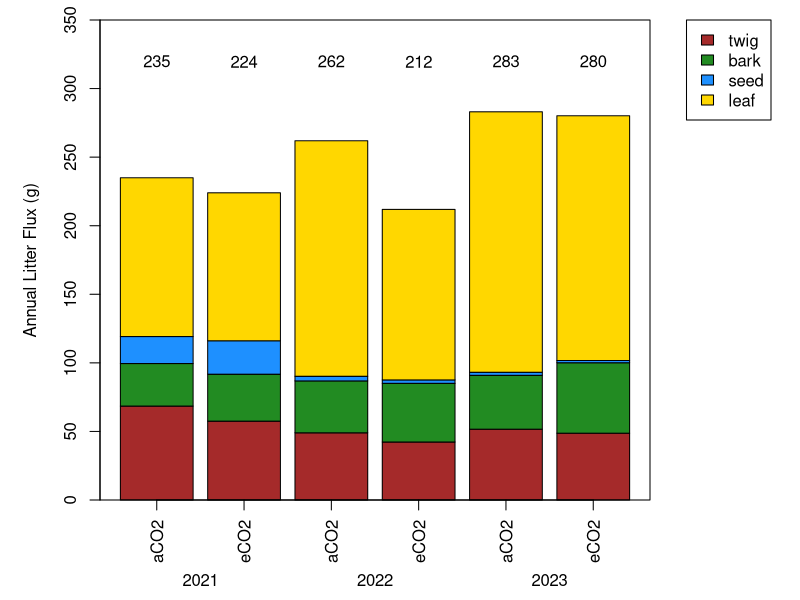

R code for this plot:
##packages
library(doBy)
library(lubridate)

#constants
basket <- .2 #basket size in m2
c_frac <- .47 #conversion to biomass carbon

#litter data
litter <- read.csv("FACE/data/face_litter.csv")

#format litter data-------
  litter$Date <- as.Date(litter$Date, format= "%d/%m/%Y")
  litter$year <- as.factor(year(litter$Date))
  # litter$ring <- as.factor(litter$ring)
  litter$treatment <- as.factor(ifelse(litter$ring == 2 |
                             litter$ring == 3 |
                             litter$ring == 6,
                             "aCO2", "eCO2"))

# remove two data points where big branches fell into litter bascket (repeat in sequence)
line.num <- which.max(litter$twig)
litter <- litter[-line.num,]
  
line.num <- which.max(litter$twig)
litter <- litter[-line.num,]
  
# UNIT CONVERSION: .2m2 biomass month-1 to g C m2 month-1 -------

#new dataframe, keep the categories and convert the data variables
litter_carbon  <- data.frame(litter[,c(1:3, 8:9)], (litter[,4:7] * c_frac)/basket)

##To get annual litter flux lets take the mean of litter traps at each time point-------
###Then sum up for the year

litter_mean_trap <- summaryBy(twig + bark+ seed + leaf ~ year + Date + ring +treatment, 
                    data=litter_carbon, FUN=mean, na.rm=TRUE, keep.names = TRUE) 


#no lets calculate the annual litter production
litter_annual <- summaryBy(twig + bark+ seed + leaf ~ year + ring + treatment, 
                 data=litter_mean_trap, FUN=sum, keep.names = TRUE)

###lets save these so we can add them to the wood increment
write.csv(litter_annual, "FACE/data/litter_annual.csv", row.names = FALSE)


###sample stacked bar plot--------------------------------------

#CO2 effect for plottig
litter_co2 <- summaryBy(twig + bark + seed + leaf ~ year +treatment, 
                        data=litter_annual, FUN=mean, keep.names = TRUE)

#for 2021, 2022 & 2023
litter_fum <- droplevels(litter_co2[litter_co2$year != 2020,])
  litter_fum$totalflux <- with(litter_fum, twig+bark+seed+leaf)

#stacked bar plots reguire a matrix of only the data:
litter_bar <-litter_fum[,3:6]

#ugly colors
cols <- c("brown", "forestgreen", "dodgerblue", "gold")

par(mar = c(5, 5, 1, 7.5), xpd = TRUE)
#plot saved as an object:
b <- barplot(t(as.matrix(litter_bar)), xlab= "", xaxt='n',
        ylab="Annual Litter Flux (g)", col=cols, ylim=c(0, 350))
box()
legend("topright", inset = c(-0.22, 0), fill = cols, 
       legend=colnames(litter_bar), cex=1)
text(round(litter_fum[,7],0), y=320, x=b)
axis(1, at=b, litter_fum[,2], las=3)
mtext(text= unique(litter_fum$year), side=1, line=3.5, 
      at=c((b[2]-b[1])/2 + b[1], (b[4]-b[3])/2+b[3],((b[6]-b[5])/2)+ b[5])) 
           